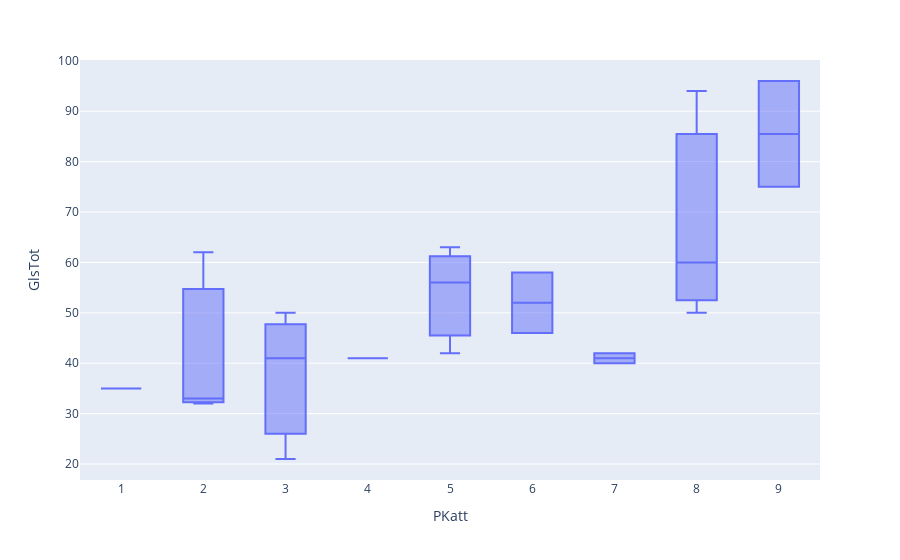

Here is the notebook cell this chart was saved with:
### Markdown cell above
### Box Plot

### Code cell
fig2 = px.box(shooting, x='PKatt', y='GlsTot')


fig2.show()

### Figure 1 — Plotly figure (JSON) as saved in the notebook; plotly's stock layout.template omitted (floating-point values rounded to 4 significant figures)
{"data": [{"alignmentgroup": "True", "hovertemplate": "PKatt=%{x}<br>GlsTot=%{y}<extra></extra>", "legendgroup": "", "marker": {"color": "#636efa"}, "name": "", "notched": false, "offsetgroup": "", "orientation": "v", "showlegend": false, "type": "box", "x": [8, 3, 6, 7, 2, 9, 8, 7, 5, 2, 8, 9, 5, 3, 3, 4, 5, 2, 6, 1], "x0": " ", "xaxis": "x", "y": [60, 50, 46, 40, 32, 75, 50, 42, 42, 62, 94, 96, 56, 41, 21, 41, 63, 33, 58, 35], "y0": " ", "yaxis": "y"}], "layout": {"boxmode": "group", "legend": {"tracegroupgap": 0}, "margin": {"t": 60}, "xaxis": {"anchor": "y", "domain": [0, 1], "title": {"text": "PKatt"}}, "yaxis": {"anchor": "x", "domain": [0, 1], "title": {"text": "GlsTot"}}}}
